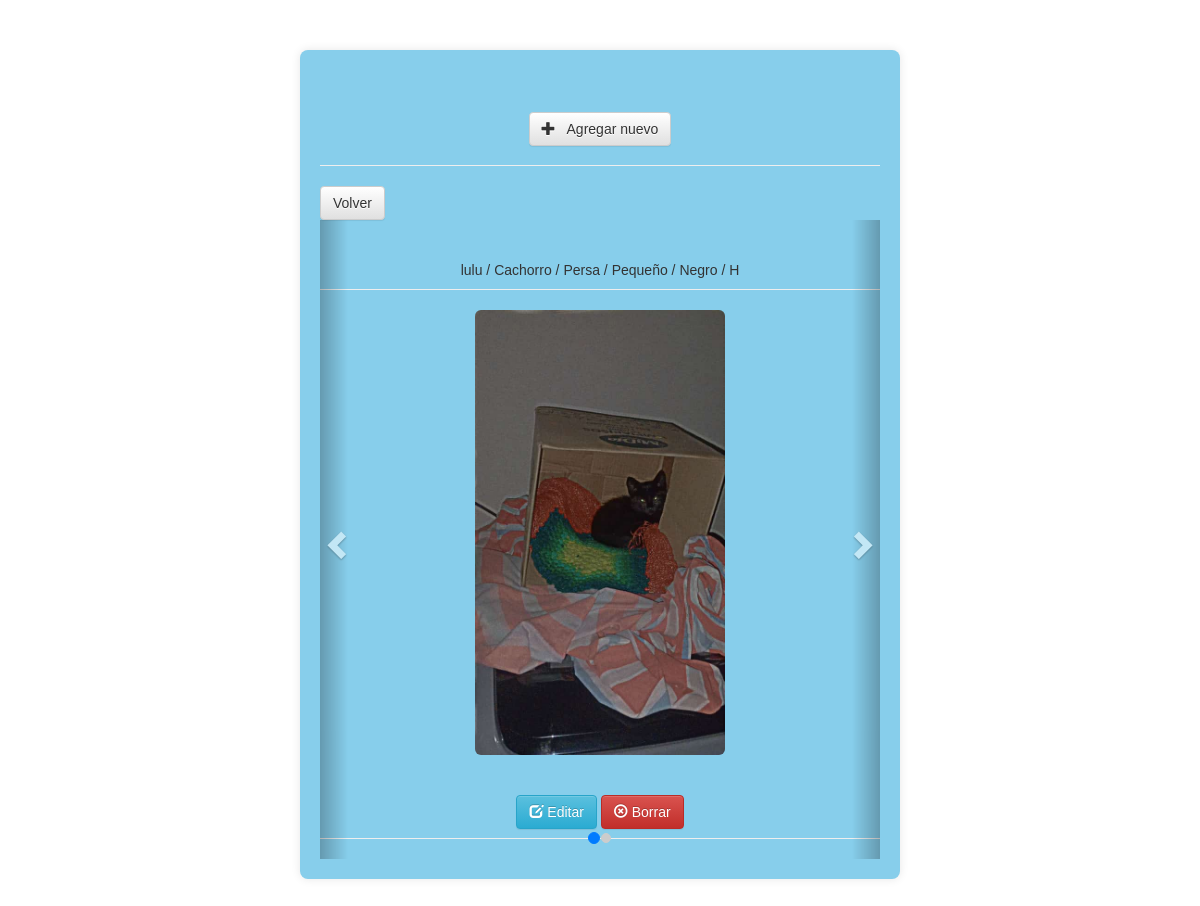
/Vista/ImagenAnimal/index.php, run on the app's committed database.
### tables this page shows
CREATE TABLE `tbl_animales` (
  `Id_Animal` int(11) NOT NULL,
  `Tipo_Animal` int(11) NOT NULL,
  `Nombre` varchar(15) NOT NULL,
  `Edad` varchar(20) NOT NULL,
  `Raza` varchar(25) NOT NULL,
  `Tamaño` varchar(20) NOT NULL,
  `Color` varchar(20) NOT NULL,
  `Sexo` char(1) NOT NULL,
  `Estado` varchar(20) NOT NULL,
  `Imagen_Img` varchar(200) DEFAULT NULL
);

### Vista/ImagenAnimal/index.php (the view, shortened to what this page needs)
<?php
require_once 'Conexion.php';
?>
<!DOCTYPE html>
<html lang="es">
<head>
    <link rel="stylesheet" href="bootstrap/css/bootstrap.min.css">
    <link rel="stylesheet" href="bootstrap/css/bootstrap-theme.min.css">
    <link rel="stylesheet" href="../Estilos/for.css">
</head>
<body>
    <div class="container">
        <div class="page-header">
            <h1 class="h2"> <a class="btn btn-default" href="AgregarNuevo.php"> <span class="glyphicon glyphicon-plus"></span> &nbsp; Agregar nuevo</a></h1>
        </div>
        <a class="btn btn-default btn-volver" href="../Html/Inicio/Administrador.php" title='Volver' target="_blank">Volver</a>
        <br />
        <div class="row">
            <div class="col-xs-12">
                <div id="myCarousel" class="carousel slide" data-ride="carousel">
                    <ol class="carousel-indicators">
                        <?php
                        $stmt = $DB_con->prepare('SELECT * FROM tbl_animales ORDER BY Id_Animal DESC');
                        $stmt->execute();
                        if ($stmt->rowCount() > 0) {
                            for ($i = 0; $i < $stmt->rowCount(); $i++) {
                                if ($i == 0) {
                                    echo '<li data-target="#myCarousel" data-slide-to="' . $i . '" class="active"></li>';
                                } else {
                                    echo '<li data-target="#myCarousel" data-slide-to="' . $i . '"></li>';
                                }
                            }
                        }
                        ?>
                    </ol>
                    <div class="carousel-inner" role="listbox">
                        <?php
                        if ($stmt->rowCount() > 0) {
                            $count = 0;
                            while ($row = $stmt->fetch(PDO::FETCH_ASSOC)) {
                                extract($row);
                                if ($count == 0) {
                                    echo '<div class="item active">';
                                } else {
                                    echo '<div class="item">';
                                }
                                echo '<p class="page-header">' . $Nombre . "&nbsp;/&nbsp;" . $Edad . "&nbsp;/&nbsp;" . $Raza . "&nbsp;/&nbsp;" . $Tamaño . "&nbsp;/&nbsp;" . $Color . "&nbsp;/&nbsp;" . $Sexo . '</p>';
                                echo '<img src="imagenes/' . $row['Imagen_Img'] . '" class="img-rounded" width="250px" height="250px" />';
                                echo '<p class="page-header"> <span> <a class="btn btn-info" href="EditarImagen.php?edit_id=' . $row['Id_Animal'] . '" title="click for edit" onclick="return confirm(\'Esta seguro de editar el archivo ?\')"><span class="glyphicon glyphicon-edit"></span> Editar</a> <a class="btn btn-danger" href="?delete_id=' . $row['Id_Animal'] . '" title="click for delete" onclick="return confirm(\'Esta seguro de eliminar el archivo?\')"><span class="glyphicon glyphicon-remove-circle"></span> Borrar</a> </span> </p>';
                                echo '</div>';
                                $count++;
                            }
                        }
                        ?>
                    </div>
                    <a class="left carousel-control" href="#myCarousel" role="button" data-slide="prev">
                        <span class="glyphicon glyphicon-chevron-left" aria-hidden="true"></span>
                    </a>
                    <a class="right carousel-control" href="#myCarousel" role="button" data-slide="next">
                        <span class="glyphicon glyphicon-chevron-right" aria-hidden="true"></span>
                    </a>
                </div>
            </div>
        </div>
    </div>
</body>
</html>

### Vista/Estilos/for.css (style rules this page uses)
body { font-family: 'Arial', sans-serif; background-image: url(https://encrypted-tbn0.gstatic.com/images?q=tbn:ANd9GcS_k0VijHPR-DzuPKZpScR6W2S7HJ84YqvNrA&usqp=CAU); margin: 0; }
.container { max-width: 600px; margin: 50px auto; background-color: skyblue; padding: 20px; border-radius: 8px; box-shadow: 0 0 10px rgba(0, 0, 0, 0.1); }
h1 { text-align: center; }

### Vista/ImagenAnimal/index.php (style rules this page uses)
.carousel-inner { text-align: center; }
.carousel-control { width: 5%; }
.carousel-indicators { bottom: 0; left: 0; margin-left: 0; width: 100%; text-align: center; }
.carousel-indicators li { display: inline-block; width: 10px; height: 10px; margin: 1px; text-indent: -999px; cursor: pointer; background-color: #ccc; border: 1px solid #ccc; border-radius: 10px; }
.carousel-indicators .active { width: 12px; height: 12px; background-color: #007bff; border-color: #007bff; }
.carousel-inner img { margin: 0 auto; }

### data on the page
tbl_animales: Nombre "lulu", Edad "Cachorro", Raza "Persa", Tamaño "Pequeño", Color "Negro", Sexo "H", Imagen_Img (picture)
